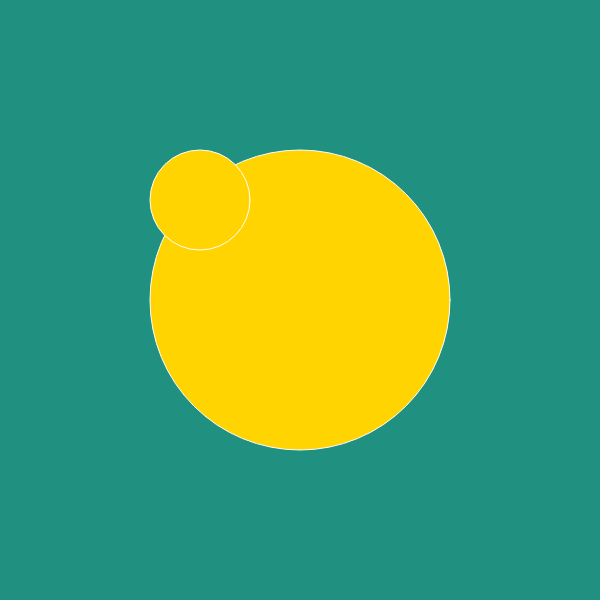
Frame 1 (no input)
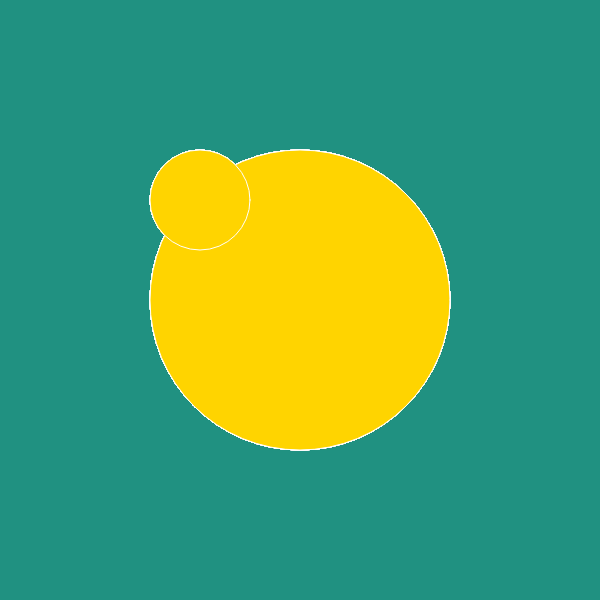
Frame 60 (no input)
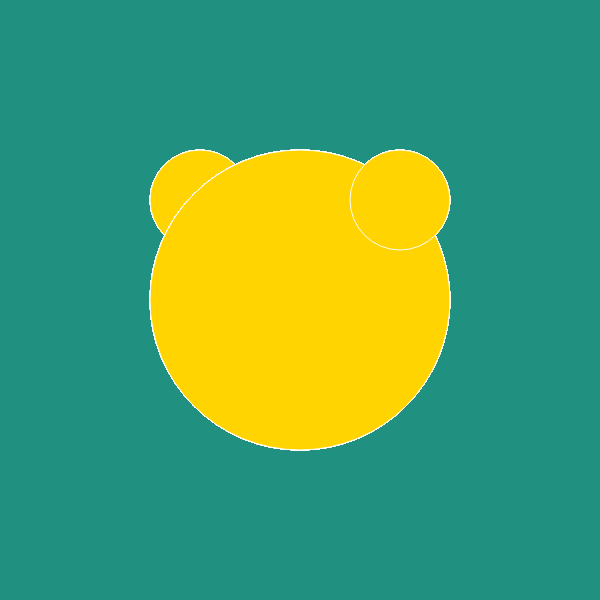
Frame 120 (the mouse pressed at the canvas centre since frame 60)

The p5.js sketch that drew these frames (run headless with seeded random() and noise() and a simulated clock; from frame 60 on, the mouse is pressed at the canvas centre):

// p5.js sketch
// ── sketch.js
function setup()
{
	createCanvas(600,600);
	background(32,145,129);

	fill(255,212,0);
	stroke(255,255,255);
	
}

function draw()
{
	ellipse(300, 300,300,300);
	
// draw function
if (mouseX < 300) {
  ellipse(200, 200, 100, 100);
} else {
  ellipse(400, 200, 100, 100);
}
}
